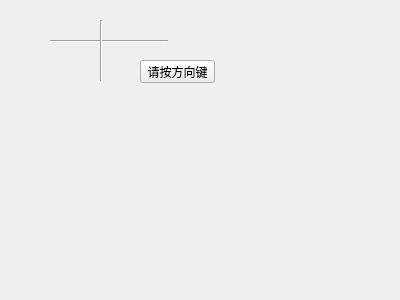
<?xml version="1.0" encoding="UTF-8"?>
<ui version="4.0">
 <class>Widget</class>
 <widget class="QWidget" name="Widget">
  <property name="geometry">
   <rect>
    <x>0</x>
    <y>0</y>
    <width>400</width>
    <height>300</height>
   </rect>
  </property>
  <property name="windowTitle">
   <string>Widget</string>
  </property>
  <widget class="Line" name="line">
   <property name="geometry">
    <rect>
     <x>50</x>
     <y>40</y>
     <width>118</width>
     <height>3</height>
    </rect>
   </property>
   <property name="orientation">
    <enum>Qt::Horizontal</enum>
   </property>
  </widget>
  <widget class="Line" name="line_2">
   <property name="geometry">
    <rect>
     <x>100</x>
     <y>20</y>
     <width>3</width>
     <height>61</height>
    </rect>
   </property>
   <property name="orientation">
    <enum>Qt::Vertical</enum>
   </property>
  </widget>
  <widget class="QPushButton" name="pushButton">
   <property name="geometry">
    <rect>
     <x>140</x>
     <y>60</y>
     <width>75</width>
     <height>23</height>
    </rect>
   </property>
   <property name="text">
    <string>请按方向键</string>
   </property>
  </widget>
 </widget>
 <layoutdefault spacing="6" margin="11"/>
 <resources/>
 <connections/>
</ui>
